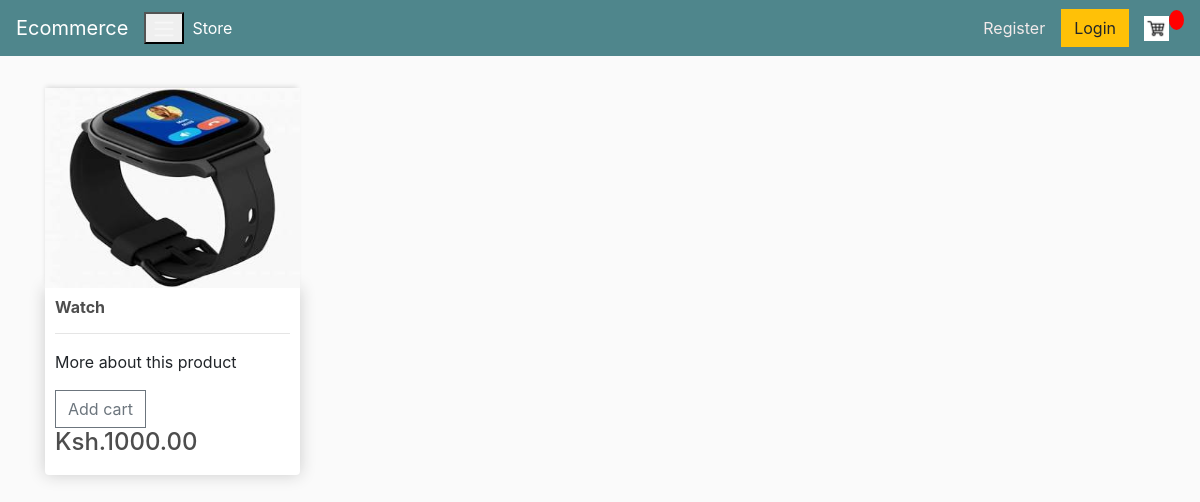
Page /product/7/ on the committed database.
### stores/models.py (models this page shows, shortened)
class Product(models.Model):
    name = models.CharField(max_length=200, null=True)
    price = models.DecimalField(default=200, max_digits=10, decimal_places=2)
    digital = models.BooleanField(default=False, null=True,blank=False)
    description = models.TextField(default='More about this product')
    image = models.ImageField(null=True, blank=True)
    @property
    def imageURL(self):
        try:
            url = self.image.url
        except:
            url = ''
        return url

### stores/views.py (the view)
# urls.py: path('product/<int:pk>/', views.PostDetailView.as_view(), name='product-details'),
class PostDetailView(DetailView):
    model = Product
    template_name = 'stores/product_details.html'

### stores/templates/stores/product_details.html
{% extends 'stores/base.html' %}
{% block content %}
<div class="row">
    <div class="col-lg-3 mt-2">
        <img class="thumbnail" src="{{ product.imageURL }}" alt="">
        <div class="box-element product">
            <h6><strong>{{ product.name }}</strong></h6>
            <hr>
            <p>{{ product.description }}</p>
            <button data-product="{{product.id}}" data-action="add" class="btn btn-outline-secondary add-btn update-cart">Add cart</button>
            <h4 styles="display: inline-block; float: right;">Ksh.{{ product.price|floatformat:2 }}</h4>
        </div>
    </div>
{% endblock content %}

### static/css/main.css (style rules this page uses)
body { background-color: hsl(0, 0%, 98%); }
h1, h2, h3, h4, h5, h6 { color: hsl(0, 0%, 30%); }
.box-element { box-shadow: hsl(0, 0%, 80%)0 0 16px; background-color: #fff; border-radius: 4px; padding: 10px; }
.thumbnail { width: 100%; height: 200px; -webkit-box-shadow: -1px -3px 5px 2px rgba(214, 214, 214, 1); -moz-box-shadow: -1px -3px 5px 2px rgba(214, 214, 214, 1); box-shadow: -1px -3px 5px -2px rgba(214, 214, 214, 1); }
.product { border-radius: 0 0 4px 4px; }
.btn { border-radius: 0; }

### rows in the picture
Product: imageURL (picture), name "Watch", description "More about this product", price "1000.00"
